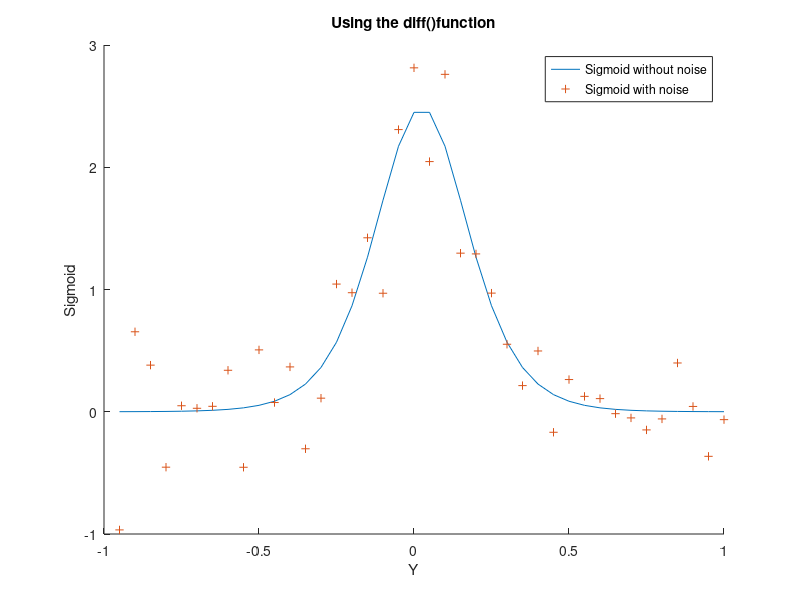
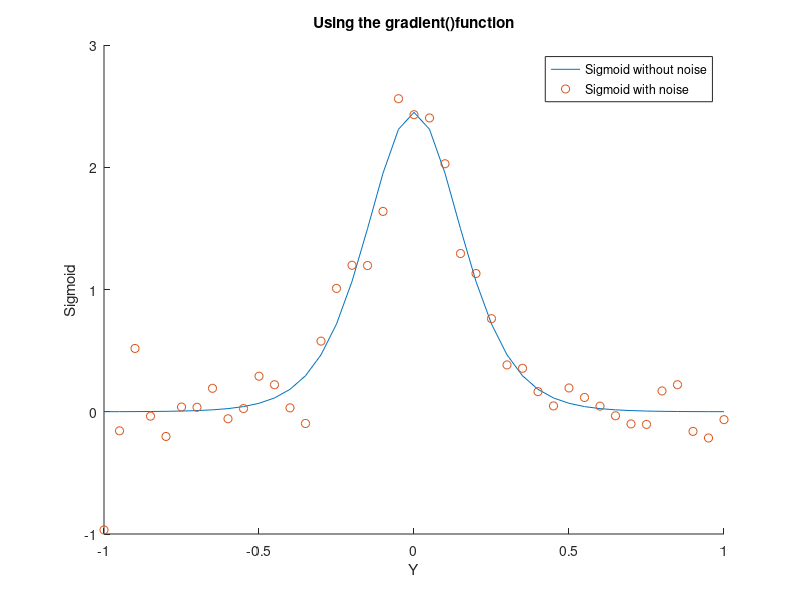
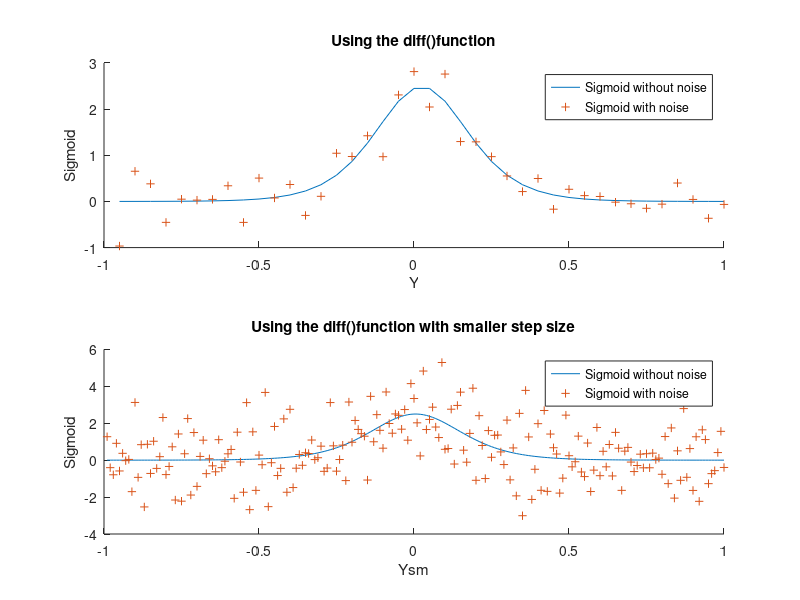
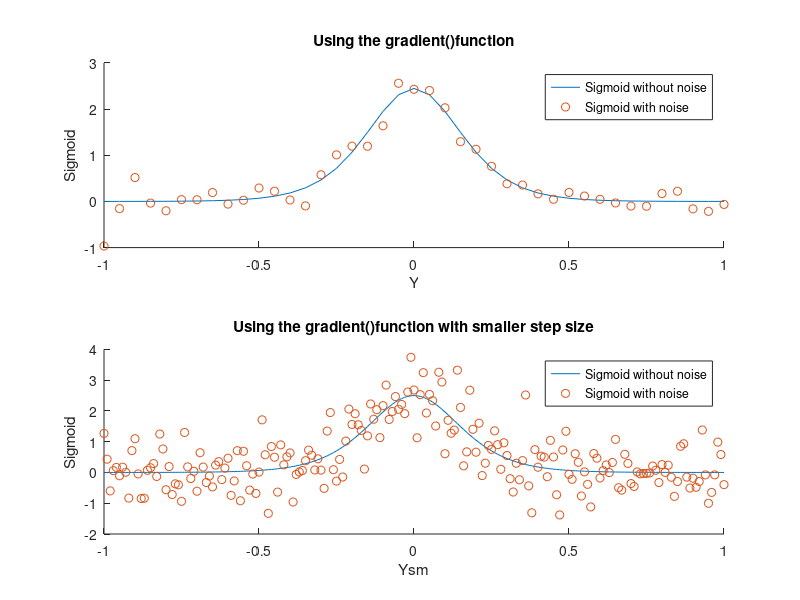

Here is the MATLAB script that generated these plots, in order:
%% Comparison of the two functions of differentiation in Matlab
% Comparing both diff() and gradient() functions
Y = -1:0.05:1;
h = 0.05
Z=(1./(1+exp(-Y./0.1)));
Zrand = Z + 0.01*randn(size(Y))
Ydiff = Y(2:end)
Zdiff = diff(Z)./h
Zgrad = gradient(Z)./h
Zdiffr = diff(Zrand)./h
Zgradr = gradient(Zrand)./h
figure(1)
hold on
plot(Y(2:end), Zdiff)
plot(Y(2:end), Zdiffr, "+")
xlabel("Y")
ylabel("Sigmoid")
title("Using the diff()function")
legend("Sigmoid without noise", "Sigmoid with noise")
hold off
figure(2)
hold on
plot(Y, Zgrad)
plot(Y, Zgradr, "o")
xlabel("Y")
ylabel("Sigmoid")
title("Using the gradient()function")
legend("Sigmoid without noise", "Sigmoid with noise")
hold off
% We can clearly see from the graphs that the gradient function seems to
% give a better and more precise result

%%Comparing the errors when the step size is smaller
Ysm = -1:0.01:1;
h = 0.01
Zsm=(1./(1+exp(-Ysm./0.1)));
Zsmrand = Zsm + 0.01*randn(size(Ysm))
Ysma = Ysm(2:end)
Zsmdiff = diff(Zsm)./h
Zsmgrad = gradient(Zsm)./h
Zsmdiffr = diff(Zsmrand)./h
Zsmgradr = gradient(Zsmrand)./h
figure(3)
subplot(2,1,1);
hold on
plot(Y(2:end), Zdiff)
plot(Y(2:end), Zdiffr, "+")
xlabel("Y")
ylabel("Sigmoid")
title("Using the diff()function")
legend("Sigmoid without noise", "Sigmoid with noise")
hold off
subplot(2,1,2);
hold on
plot(Ysm(2:end), Zsmdiff)
plot(Ysm(2:end), Zsmdiffr, "+")
xlabel("Ysm")
ylabel("Sigmoid")
title("Using the diff()function with smaller step size")
legend("Sigmoid without noise", "Sigmoid with noise")
hold off
figure(4)
subplot(2,1,1);
hold on
plot(Y, Zgrad)
plot(Y, Zgradr, "o")
xlabel("Y")
ylabel("Sigmoid")
title("Using the gradient()function")
legend("Sigmoid without noise", "Sigmoid with noise")
hold off
subplot(2,1,2);
hold on
plot(Ysm, Zsmgrad)
plot(Ysm, Zsmgradr, "o")
xlabel("Ysm")
ylabel("Sigmoid")
title("Using the gradient()function with smaller step size")
legend("Sigmoid without noise", "Sigmoid with noise")
hold off
% From the graphs represented above we can see that with smaller step size
% the error in the deviation becomes larger and more points tend to deviate
% from the original path to the curve